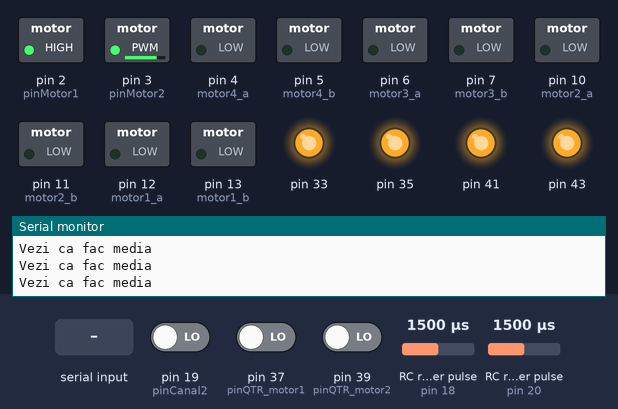
A sketch run on a simulated Arduino Mega 2560, built with avr-gcc and run on an emulated ATmega2560. Parts: switched loads named in the sketch (green lamp = pin HIGH), output pins drawn as LEDs (lit = HIGH), the last lines printed to the serial monitor. Wiring (inferred from the names in the program): 2 × RC receiver channel: data pin 18 / data pin 20. The test bench sets the inputs (shaded band); at power-on: RC receiver pulse (sensors on pin 20, pin 18) 1500 µs, pin 19 (pinCanal2) LOW, pin 37 (pinQTR_motor1) LOW, pin 39 (pinQTR_motor2) LOW.

Above: at 1.2 s.
1.3 s: RC receiver pulse (sensor on pin 20) set to 1461 µs
At 1.3 s:
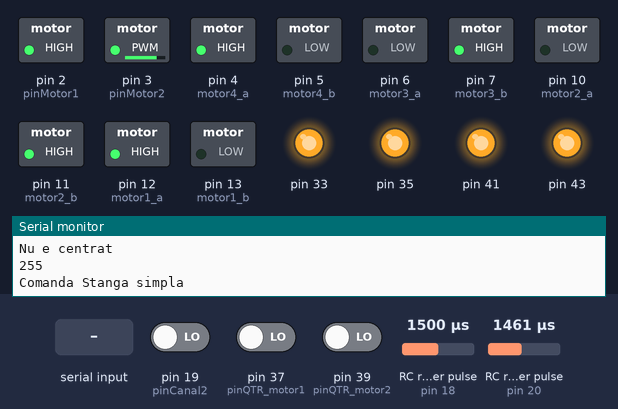
2.8 s: RC receiver pulse (sensor on pin 20) set to 1439 µs
4.3 s: RC receiver pulse (sensor on pin 20) set to 1405 µs
At 5.3 s:
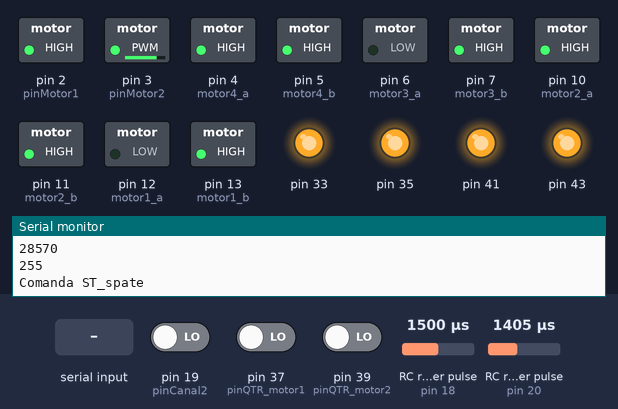
5.9 s: RC receiver pulse (sensor on pin 20) set to 1441 µs
7.4 s: RC receiver pulse (sensor on pin 20) set to 1456 µs
10.4 s: "c\n" received over Serial
At 23.3 s:
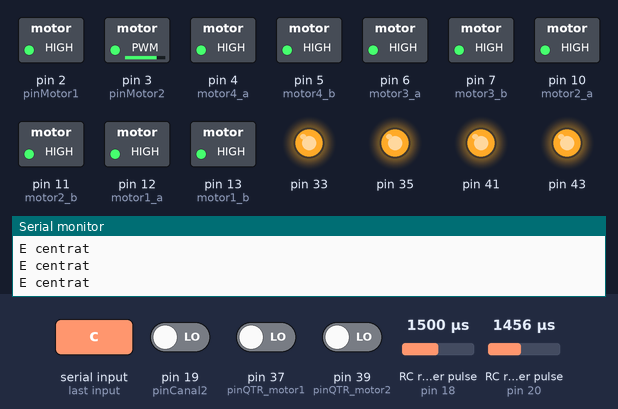
Timing chart, 0 to 23.6 s (numbered marks = the images above; inputs shaded):
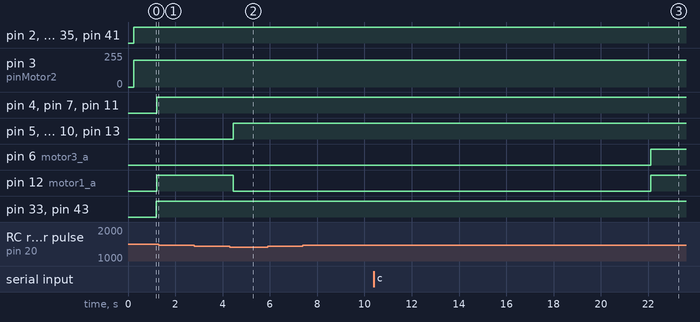

Measured:
- the behaviour switches between 1422 and 1421 µs on RC receiver pulse (sensor on pin 20) (found by bisection; images 1 and 2)
- after the input at 4.3 s, pin 5 (motor4_b), pin 10 (motor2_a), pin 13 (motor1_b): LOW → HIGH after 0.16 s; pin 12 (motor1_a): HIGH → LOW after 0.16 s
- after the input at 10.4 s, pin 6 (motor3_a), pin 12 (motor1_a): LOW → HIGH after 11.7 s

The sketch:

cod_teoretic_functional.ino.ino
```cpp
//Cod de miscare versiunea 3.
//Feautures: Autocalibrare
//          Folosirea unui singur pin PWM/motor

int m1, m3, ok, ch3, c, ch1, marja_frana=50, i=0;
float dif1, dif2, m3_fata_max, m3_spate_max, m1_dreapta_max, m1_stanga_max;
int motor1_a=12, motor1_b=13, motor2_a=10, motor2_b=11, motor3_a=6, motor3_b=7;
int motor4_a=4, motor4_b=5;
int m1_dreapta_max_m, m1_dreapta_min_m, m3_spate_min_m, m3_spate_max_m; //NOTA: inturile cu _m sunt folosite pentru a stoca marja pentru miscarile cu PWM pe ground
int m3_pwm_fata, m3_pwm_spate, m1_pwm_stanga, m1_pwm_dreapta;
int coeficient_viraj = 0.25;
double m3_centru = 1523, m_fata = 1941, m_spate = 1139, m1_centru = 1476, m_dreapta = 1886, m_stanga = 1060;
char inchar;
int caz = 0;
int canal3 = 20;
int canal1 = 18;
int pinQTR_motor1=37;
int pinQTR_motor2=39;
int QTR1, QTR2;
int bool_medie=false;
int lastQTR1=1, lastQTR2=1;
int pinMotor1 = 2;
int pinMotor2 = 3;
int contorQTR1 = 0, contorQTR2 = 0;
//int switchM1, switchM2, switchUrcare;
long medie_motor1,medie_motor2;
long time1,time2,time3,timeQTR_motor1,timeQTR_motor2;
int pinCanal2 = 19, ch2, m2, citireSwitch;
int sus = false;

void setup() {
  pinMode(canal3, INPUT); //input canal 3
  pinMode(canal1, INPUT); //input canal 1
  pinMode(motor1_a, OUTPUT); //output motor1_a 12,13
  pinMode(motor1_b, OUTPUT); //output motor 1_b
  pinMode(motor2_a, OUTPUT); //output motor 2_a 10,11
  pinMode(motor2_b, OUTPUT); //output motor 2_b
  pinMode(motor3_a, OUTPUT); //output motor 3_a
  pinMode(motor3_b, OUTPUT); //output motor 3_b
  pinMode(motor4_a, OUTPUT); //output motor 4_a
  pinMode(motor4_b, OUTPUT); //output motor 4_b
  pinMode(43, OUTPUT);
  pinMode(33, OUTPUT);
  pinMode(41, OUTPUT);
  pinMode(35, OUTPUT);
  pinMode(2, OUTPUT);
  pinMode(3, OUTPUT);
  pinMode(24, OUTPUT);
  pinMode(26, OUTPUT);
  pinMode(28, OUTPUT);
  Serial.begin(19200);
  ok = false; //bool medie

}
//NOTA: directie trebuie sa fie 1 pentru fata-spate si 2 pentru stanga-dreapta
int schimbare(int x, int directie){
  int maxim, minim;

  switch (directie){
    case 1: { maxim = m3_fata_max; minim = m3_spate_max; break;}
    case 2: { maxim = m1_dreapta_max; minim = m1_stanga_max; break;}
  }
  if(caz & (1 << (directie - 1) )){

    return maxim + minim - x;
  }

   else return x;
}

void medie_pwm_stanga(int x){
   m1_pwm_stanga = 100 + ( ( m1_centru - 50) - x ) * m_stanga;
   if(m1_pwm_stanga>255) m1_pwm_stanga=255;
   Serial.println(m1_pwm_stanga);
   if(m1_pwm_stanga<0) m1_pwm_stanga=0;


}

void medie_pwm_dreapta(int x){
   m1_pwm_dreapta = 155 - (x - ( m1_centru + 50 ) ) * m_dreapta;
   if (m1_pwm_dreapta>255) m1_pwm_dreapta=255;
   Serial.println(m1_pwm_dreapta);
   if (m1_pwm_dreapta<0) m1_pwm_dreapta=0;

}

void medie_pwm_fata(int x){
  m3_pwm_fata = 100 + ( x - (m3_centru + 50) ) * m_fata;
  if(m3_pwm_fata>255) m3_pwm_fata=255;
  Serial.println(m3_pwm_fata);
  if(m3_pwm_fata<0) m3_pwm_fata=0;

}

void medie_pwm_spate(int x){
  m3_pwm_spate = ( x - schimbare(m3_spate_max, 1) ) * m_spate;
  if (m3_pwm_spate > 255) m3_pwm_fata=255;
  Serial.println(m3_pwm_spate);
  if (m3_pwm_spate < 0) m3_pwm_fata=0;

}


void citire_medie(){
   m3 = pulseIn(canal3,HIGH,15000); //citire canal 3 telecomanda
   m1 = pulseIn(canal1, HIGH, 15000); //citire canal 1 telecomanda
   ch2 = pulseIn(pinCanal2, HIGH, 15000);
   for(int c=1;c<=10;c++){
     ch3 = pulseIn(canal3,HIGH,15000);
     m3 = (m3 + ch3) / 2;
     ch1 = pulseIn(canal1,HIGH,15000);
     m1 = (m1 + ch1) / 2;
     if( c==1 ) dif1=ch3;
     if( c==10 ) dif2=ch3;
     if( (dif2-dif1) > marja_frana ) frana();
     m2 += ch2;
   }
   m2 /= 10;
   ok = true;
   c = 0;
}

void Fata_simplu(){
    analogWrite(motor1_a, m3_pwm_fata);
    digitalWrite(motor1_b, LOW);
    analogWrite(motor2_a, m3_pwm_fata);
    digitalWrite(motor2_b, LOW);
    analogWrite(motor3_a, m3_pwm_fata);
    digitalWrite(motor3_b, LOW);
    analogWrite(motor4_a, m3_pwm_fata);
    digitalWrite(motor4_b, LOW);
}

void Spate_simplu(){
      analogWrite(motor1_a, m3_pwm_spate);
      digitalWrite(motor1_b, HIGH);
      analogWrite(motor2_a, m3_pwm_spate);
      digitalWrite(motor2_b, HIGH);
      analogWrite(motor3_a, m3_pwm_spate);
      digitalWrite(motor3_b, HIGH);
      analogWrite(motor4_a, m3_pwm_spate);
      digitalWrite(motor4_b, HIGH);
}

void Stanga_simplu(){
      analogWrite(motor1_a, m1_pwm_stanga);
      digitalWrite(motor1_b, LOW);

      digitalWrite(motor2_a, LOW);
      analogWrite(motor2_b, m1_pwm_stanga);


      analogWrite(motor3_a, LOW);
      digitalWrite(motor3_b, m1_pwm_stanga);


      digitalWrite(motor4_a, m1_pwm_stanga);
      analogWrite(motor4_b, LOW);

}

void Dreapta_simplu(){
    analogWrite(motor1_a, m1_pwm_dreapta);
    digitalWrite(motor1_b, HIGH);

    digitalWrite(motor2_a, HIGH);
    analogWrite(motor2_b, m1_pwm_dreapta);

    digitalWrite(motor3_a, m1_pwm_dreapta);
    analogWrite(motor3_b, HIGH);

    analogWrite(motor4_a, HIGH);
    digitalWrite(motor4_b, m1_pwm_dreapta);

}


//Functia folosita pentru virare Stanga+Fata "CAZ 2"
//Nota: vezi schema de pe GitHub: mattilda/Scheme/Schema moduri de virare_v1
void comandaST_FATA(){

  if( schimbare(m1, 2) < (m1_centru - 100) && schimbare(m3, 1) > (m3_centru + 100) ){
      medie_pwm_fata( schimbare(m3, 1) );
      medie_pwm_stanga( schimbare(m1, 2) );
      Serial.println("Comanda ST_FATA");

      analogWrite(motor1_a, m3_pwm_fata*coeficient_viraj);
      digitalWrite(motor1_b, LOW);

     analogWrite(motor2_a, m1_pwm_stanga);
     digitalWrite(motor2_b, LOW);

      analogWrite(motor3_a, m3_pwm_fata*coeficient_viraj);
      digitalWrite(motor3_b, LOW);

      analogWrite(motor4_a, m1_pwm_stanga);
      digitalWrite(motor4_b, LOW);
  }
}

//Functia folosita pentru virare Stanga+Spate "CAZ 2"
//Nota: vezi schema de pe GitHub: mattilda/Scheme/Schema moduri de virare_v1

void comandaST_SPATE(){

  if( schimbare(m1, 2) < (m1_centru - 100) && schimbare(m3, 1) < (m3_centru - 100) ){
    medie_pwm_spate( schimbare(m3, 1) );
    medie_pwm_stanga( schimbare(m1, 2) );
    Serial.println("Comanda ST_spate");

    analogWrite(motor1_a, m3_pwm_spate*coeficient_viraj);
    digitalWrite(motor1_b, HIGH);

   analogWrite(motor2_a, m1_pwm_stanga);
   digitalWrite(motor2_b, HIGH);

    analogWrite(motor3_a, m3_pwm_spate*coeficient_viraj);
    digitalWrite(motor3_b, HIGH);

    analogWrite(motor4_a, m1_pwm_stanga);
    digitalWrite(motor4_b, HIGH);
  }
}


//Functia folosita pentru virare Dreapta+Fata "CAZ 2"
//Nota: vezi schema de pe GitHub: mattilda/Scheme/Schema moduri de virare_v1

void comandaDR_FATA(){
  if( schimbare(m1, 2) > (m1_centru + 100) && schimbare(m3, 1) > (m3_centru + 100) ){
    medie_pwm_fata( schimbare(m3, 1) );
    medie_pwm_dreapta( schimbare(m1, 2) );
    Serial.println("Comanda DR_fata");

    analogWrite(motor1_a, m1_pwm_dreapta); //pwm_dreapta
    digitalWrite(motor1_b, LOW);

    analogWrite(motor2_a, m3_pwm_fata * coeficient_viraj); Serial.println(m3_pwm_fata * coeficient_viraj);
    digitalWrite(motor2_b, LOW);

    analogWrite(motor3_a, m1_pwm_dreapta); //pwm_drapta
    digitalWrite(motor3_b, LOW);

    analogWrite(motor4_a, m3_pwm_fata * coeficient_viraj); Serial.println(m3_pwm_fata * coeficient_viraj);
    digitalWrite(motor4_b, LOW);
  }
}

void comandaDR_SPATE(){
    if( schimbare(m1, 2) > (m1_centru + 100) && schimbare(m3, 1) < (m3_centru - 100) ){
    Serial.println("Comanda DR_spate");
    medie_pwm_spate( schimbare(m3, 1) );
    medie_pwm_dreapta( schimbare(m1, 2) );

    analogWrite(motor1_a, m1_pwm_dreapta);
    digitalWrite(motor1_b, HIGH);

    analogWrite(motor2_a, m3_pwm_fata*coeficient_viraj);
    digitalWrite(motor2_b, HIGH);

    analogWrite(motor3_a, m1_pwm_dreapta);
    digitalWrite(motor3_b, HIGH);

    analogWrite(motor4_a, m3_pwm_fata*coeficient_viraj);
    digitalWrite(motor4_b, HIGH);

  }

}


//Functia folosita pentru virare Stanga-Dreapta "CAZ 1"
//Nota: vezi schema de pe GitHub: mattilda/Scheme/Schema moduri de virare_v1
void comandaSTDR(){

  if( schimbare(m1, 2) < (m1_centru - 50) ){ //Stanga
    medie_pwm_stanga( schimbare(m1, 2) );//functia folosita la conversia inputului de la telecomanda in valori de PWM (100-255)
    Serial.println("Comanda Stanga simpla");
    Stanga_simplu();
  }
  else if( schimbare(m1, 2) > (m1_centru + 50) ){ //Dreapta
    Serial.println("Comanda Dreapta simpla");
    medie_pwm_dreapta( schimbare(m1, 2) ); //functia folosita la conversia inputului de la telecomanda in valori de PWM (100-255)
    Dreapta_simplu();
  }
}

//Functia folosita pentru miscarea-fata spate
void comandaFATA_SPATE(){

  if( schimbare(m3, 1) > (m3_centru + 50) ){ //fata
    Serial.println("Comanda fata simpla");
    medie_pwm_fata( schimbare(m3, 1) ); //Functia folosita la conversia inputului de la telecomanda in valori de PWM (100-255)
    Fata_simplu();

  }

  else if( schimbare(m3, 1) < (m3_centru - 50) ){ // spate
    medie_pwm_spate( schimbare(m3, 1) ); //Functia folosita la conversia inputului de la telecomanda in valori de PWM (100-255)
    Serial.println("Comanda spate simpla");
    Spate_simplu();
  }

}

void frana(){
  digitalWrite(motor1_a, HIGH);
  digitalWrite(motor1_b, HIGH);
  digitalWrite(motor2_a, HIGH);
  digitalWrite(motor2_b, HIGH);
  digitalWrite(motor3_a, HIGH);
  digitalWrite(motor3_b, HIGH);
  digitalWrite(motor4_a, HIGH);
  digitalWrite(motor4_b, HIGH);
}

void citire_medie_calibrare(){
   m3 = pulseIn(canal3, HIGH, 15000); //citire canal 3 telecomanda
   m1 = pulseIn(canal1, HIGH, 15000); //citire canal 1 telecomanda
   for(int c=1;c<=60;c++){
     ch3 = pulseIn(canal3, HIGH, 15000);
     m3 = (m3 + ch3) / 2;
     ch1 = pulseIn(canal1, HIGH, 15000);
     m1 = (m1 + ch1) / 2;
   }

}

void afisare(){
  Serial.print("Channel3:");
  Serial.println(ch3);

  Serial.print("Channel1:");
  Serial.println(ch1);

  Serial.println("###########################");
}

void prelucrare_date(){
  Serial.println("\n Incep prelucrarea datelor");
    if(m3_fata_max < m3_centru) caz = (caz | 1);
    if(m1_stanga_max > m1_centru) caz = (caz | 1 << 1);


    m_fata = 155 / (  schimbare(m3_fata_max, 1) - (m3_centru + 50) );
    m_spate = 155 / ( (m3_centru - 50) - schimbare(m3_spate_max, 1) );
    m_stanga = 155 / ( (m1_centru - 50) - schimbare(m1_stanga_max, 2) );
    m_dreapta = 155 / ( schimbare(m1_dreapta_max, 2) - (m1_centru + 50) );
}


void comenzi(){
  if (Serial.available() > 0) {
        inchar = Serial.read();
          if (inchar == 'c'){

              for(i = 0; i <= 5; i++){

                if(i == 1){
                  Serial.println("Incep calibrarea.");
                  Serial.println("\n Tine joystick-ul centrat ");
                  delay(1000);
                  citire_medie_calibrare();
                  m1_centru = m1;
                  m3_centru = m3;
                  Serial.print("\n Valoarile luate: CH1:"); Serial.print(m1);Serial.print("; CH3: ");Serial.print(m3);
              }
               if(i == 2){
                 Serial.println("\n #######################################");
                 Serial.println("\n Tine joystick-ul in fata ");
                 delay(1000);
                 citire_medie_calibrare();
                 m3_fata_max = m3;
                 Serial.print("\n Valoare luata: "); Serial.print(m3_fata_max);
               }
              if(i == 3){
                Serial.println("\n #######################################");
                Serial.println("\n Tine joystick-ul in spate ");
                delay(1000);
                citire_medie_calibrare();
                 m3_spate_max = m3;

                 Serial.print("\n Valoare luata: "); Serial.print(m3_spate_max);
              }
              if(i == 4){
                Serial.println("\n #######################################");
                Serial.println("\n Tine joystick-ul in stanga ");
                delay(1000);
                citire_medie_calibrare();
                m1_stanga_max = m1;
                Serial.print("\n Valoare luata: "); Serial.print(m1_stanga_max);
              }
               if(i == 5){
                Serial.println("\n #######################################");
                Serial.println("\n Tine joystick-ul in dreapta");
                delay(1000);
                citire_medie_calibrare();
                m1_dreapta_max = m1;
                Serial.print("\n Valoare luata: "); Serial.print(m1_dreapta_max); prelucrare_date();
              }

           }
        }
        if (inchar == 'v'){

          Serial.print("\n Centru FS: ");Serial.print( m3_centru );

            Serial.print("\n Fata maxim: ");Serial.print( schimbare( m3_fata_max, 1) );
            Serial.print("\n Fata min: ");Serial.print( (m3_centru + 50) ) ;
            Serial.print("\n Spate maxim: ");Serial.print( schimbare(m3_spate_max, 1) );
            Serial.print("\n Spate min: ");Serial.print( (m3_centru - 50) );

            Serial.print("\n Centru SD: ");Serial.print( m1_centru );

            Serial.print("\n Stanga maxim: ");Serial.print( schimbare( m1_stanga_max, 2) );
            Serial.print("\n Stanga min: ");Serial.print( (m1_centru - 50) );
            Serial.print("\n Dreapta maxim: ");Serial.print( schimbare( m1_dreapta_max, 2) );
            Serial.print("\n Dreapta min: ");Serial.print( (m1_centru + 50) );

            Serial.print("\n Caz");Serial.print( caz );

          delay(1000);
      }
    }
  }

bool centrat(){

  if( ( schimbare(m1, 2) > (m1_centru - 50) ) && ( schimbare(m1, 2) < (m1_centru + 50) ) && ( schimbare(m3, 1) > (m3_centru - 50) ) && ( schimbare(m3, 1) < (m3_centru + 50) ) ){
    Serial.println("E centrat");
    return true;
  }

   else{Serial.println("Nu e centrat"); return false;}
}


void citire(){
  if(bool_medie == true){

    pinMode(pinQTR_motor1,OUTPUT);
    pinMode(pinQTR_motor2,OUTPUT);
    digitalWrite(pinQTR_motor1,HIGH);
    digitalWrite(pinQTR_motor2,HIGH);
    delayMicroseconds(15);
    pinMode(pinQTR_motor1,INPUT);
    pinMode(pinQTR_motor2,INPUT);
    time1 = micros();
    while(digitalRead(pinQTR_motor1)) {}
    time2 = micros();
    while(digitalRead(pinQTR_motor2)) {}
    time3 = micros();
    timeQTR_motor1 = time2 - time1;
    timeQTR_motor2 = time3 - time2;
    if(timeQTR_motor1 < medie_motor1){QTR1 = 0;}
    if(timeQTR_motor1 > medie_motor1){QTR1 = 1;}
    if(timeQTR_motor2 < medie_motor2){QTR2 = 0;}
    if(timeQTR_motor2 > medie_motor2){QTR2 = 1;}
  }
}


void medie(){
 if(!bool_medie){
  digitalWrite(43, LOW);
  digitalWrite(33, LOW);
  digitalWrite(41, HIGH);
  digitalWrite(35, HIGH);
  for(int i=1;i<=100;i++){
  Serial.println("Vezi ca fac media");
    pinMode(pinQTR_motor1,OUTPUT);
    pinMode(pinQTR_motor2,OUTPUT);
    digitalWrite(pinQTR_motor1,HIGH);
    digitalWrite(pinQTR_motor2,HIGH);
    delayMicroseconds(15);
    pinMode(pinQTR_motor1,INPUT);
    pinMode(pinQTR_motor2,INPUT);
    time1 = micros();
    while(digitalRead(pinQTR_motor1)) {}
    time2 = micros();
    while(digitalRead(pinQTR_motor2)) {}
    time3 = micros();
    timeQTR_motor1 = time2 - time1;

    timeQTR_motor2 = time3 - time2;
    medie_motor1 += timeQTR_motor1;
    medie_motor2 += timeQTR_motor2;
//        Serial.println(medie_motor1);

  }
  medie_motor1 /= 100;
  medie_motor2 /= 100;
 // Serial.println(medie_motor1);
  digitalWrite(43, HIGH);
  digitalWrite(33, HIGH);
  digitalWrite(41, HIGH);
  digitalWrite(35, HIGH);


  bool_medie = true;
 }
}

int Switch(int motor){
 //motor = 3 - switch urcare
 if(motor == 3){
    citireSwitch = digitalRead(24);
   }
 if(motor == 2){
    citireSwitch = digitalRead(26);
   }
 if(motor == 1){
    citireSwitch = digitalRead(28);
   }
 return citireSwitch;

}

void susJos() {
  // put your main code here, to run repeatedly:

/*  digitalWrite(43, LOW);
  digitalWrite(33, LOW);
  digitalWrite(41, HIGH);
  digitalWrite(35, HIGH); */
  analogWrite(pinMotor1, 255);
  analogWrite(pinMotor2, 200);

  medie();
  citire();
  if(timeQTR_motor1 > medie_motor1){QTR1 = 1;}
  if(timeQTR_motor1 < medie_motor1){QTR1 = 0;}
  if(timeQTR_motor2 > medie_motor2){QTR2 = 1;}
  if(timeQTR_motor2 < medie_motor2){QTR2 = 0;}
  if(QTR1 != lastQTR1) {contorQTR1++; lastQTR1=QTR1;}
  if(QTR2 != lastQTR2) {contorQTR2++; lastQTR2=QTR2;}

  if(m2 > 1750){

    if(Switch(3) == 0){
    Serial.println(" tot mai sus");
    digitalWrite(43, HIGH);
    digitalWrite(33, HIGH);
    digitalWrite(41, LOW);
    digitalWrite(35, LOW);
    }
    else{

    digitalWrite(43, HIGH);
    digitalWrite(33, HIGH);
    digitalWrite(41, HIGH);
    digitalWrite(35, HIGH);
    }

  }
  if(m2 < 1550){

    if(Switch(2) == 1 || Switch(1) == 1){
      digitalWrite(43, LOW);
      digitalWrite(33, LOW);
      digitalWrite(41, HIGH);
      digitalWrite(35, HIGH);
    }
    else {

      digitalWrite(43, HIGH);
      digitalWrite(33, HIGH);
      digitalWrite(41, HIGH);
      digitalWrite(35, HIGH);
    }
    sus = false;
  }
  if( (m2 > 1550 && m2 < 1750) || m2 == 0){
    digitalWrite(43, HIGH);
    digitalWrite(33, HIGH);
    digitalWrite(41, HIGH);
    digitalWrite(35, HIGH);
  }
}
void principal(){ //Pune functiile impreuna
 comenzi();
 if(ok!=true) citire_medie();
  else{
    susJos();
    if( !centrat() ){ //verifica daca e joystickul nu e centrat
      comandaST_FATA(); //cazul 2 de virare, pentru stanga+fata
      comandaST_SPATE(); //cazul 2 de virare, pentru stanga+spate
      comandaDR_FATA(); //cazul 2 de virare, pentru dreapta+fata
      comandaDR_SPATE(); //cazul 2 de virare, pentru dreapta+fata

      if( schimbare(m3, 1) > (m3_centru - 50) && schimbare(m3, 1) < (m3_centru + 50) )// daca joystick-ul nu e deplasat pe axa fata-spate
        comandaSTDR(); //cazul 1 de virare
      if( schimbare(m1, 2) > (m1_centru - 50) && schimbare(m1, 2) < (m1_centru + 50) )// daca joystick-ul nu e deplasat pe axa dreapta-stanga
      comandaFATA_SPATE(); //miscare de baza fata-spate
    }
     else {frana();}
    //afisare();
    delay(300);
    ok = false;
  }
}
void loop(){
 principal();
}
```
